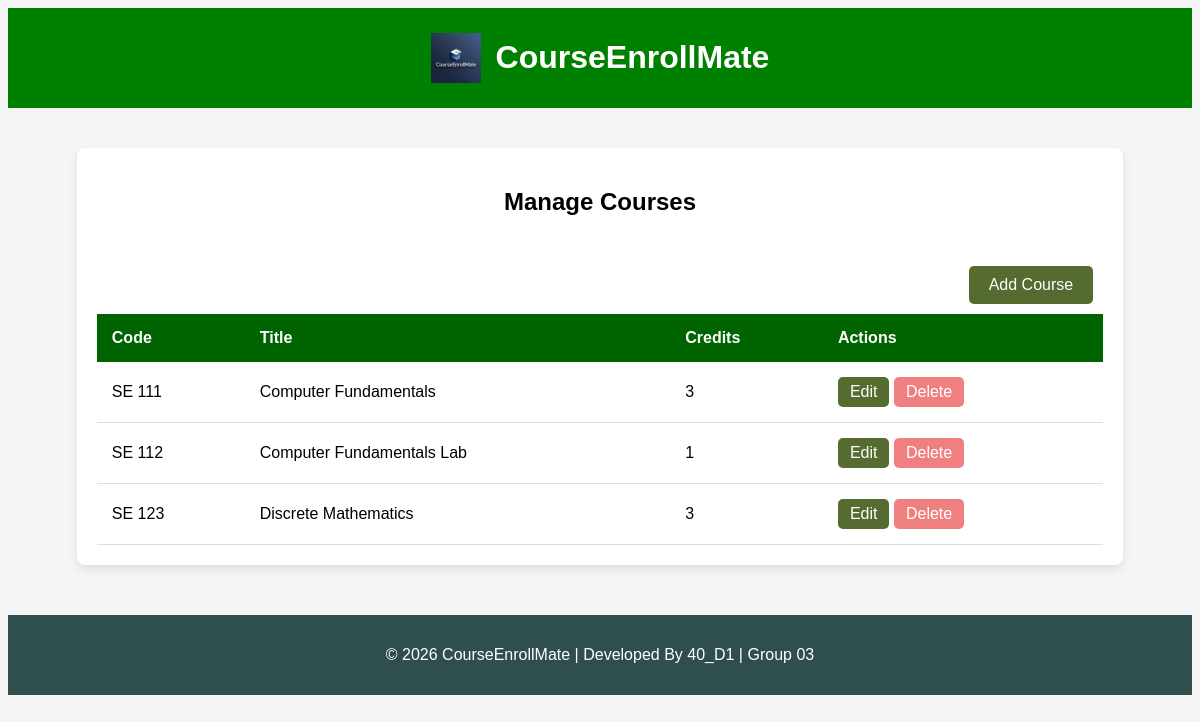
/manage_courses (signed in), run on an earlier commit of the app's database.
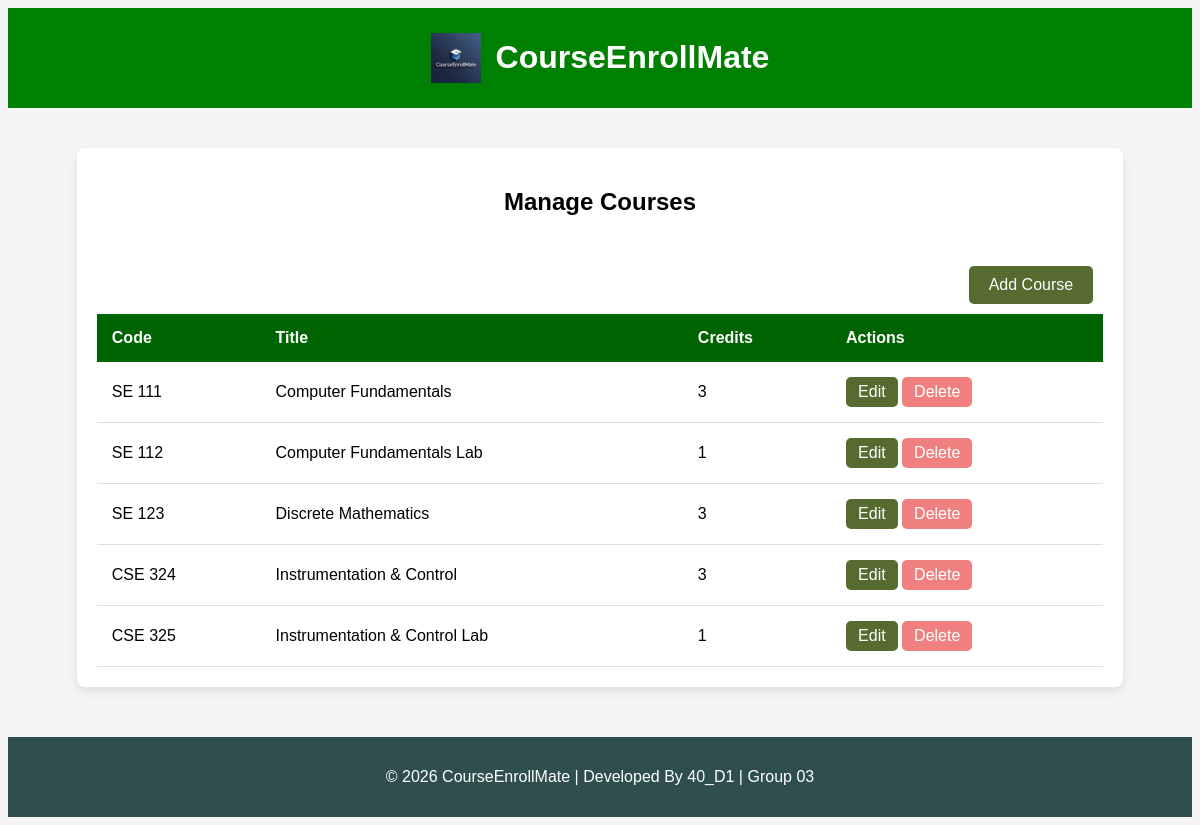
And on a later commit of the database.
### tables this page shows
CREATE TABLE courses (
    id INTEGER PRIMARY KEY AUTOINCREMENT,
    course_code TEXT UNIQUE NOT NULL,
    course_title TEXT NOT NULL,
    course_description TEXT,
    credit_hours INTEGER NOT NULL,
    created_at TIMESTAMP DEFAULT CURRENT_TIMESTAMP
);

### app.py (the view)
@app.route("/manage_courses")
@login_required
@role_required("admin")
def manage_courses():
    conn = get_db_connection()
    courses = conn.execute("SELECT * FROM courses").fetchall()
    conn.close()
    return render_template("manage_courses.html", courses=courses)

### app.py (called while the page is built)
def get_db_connection():
    conn = sqlite3.connect("courseenrollmate.db")
    conn.row_factory = sqlite3.Row
    conn.execute("PRAGMA foreign_keys = ON")
    return conn

### helper.py (called while the page is built)
def login_required(f):
    @wraps(f)
    def decorated_function(*args, **kwargs):
        if "username" not in session:
            return redirect("/login")
        return f(*args, **kwargs)
    return decorated_function

def role_required(role):
    def decorator(f):
        @wraps(f)
        def decorated_function(*args, **kwargs):
            if session.get("role") != role:
                return "403 Forbidden: Unauthorized access"
            return f(*args, **kwargs)
        return decorated_function
    return decorator

### templates/manage_courses.html
{% extends "base.html" %}
{% block body %}
<div class="table-container">
<h2>Manage Courses</h2>
<div class="actions" style="text-align: right;">
    <a href="/add_course">Add Course</a>
</div>
<table>
    <thead>
        <tr>
            <th>Code</th>
            <th>Title</th>
            <th>Credits</th>
            <th>Actions</th>
        </tr>
    </thead>
    <tbody>
{% for course in courses %}
    <tr>
        <td>{{ course["course_code"] }}</td>
        <td>{{ course["course_title"] }}</td>
        <td>{{ course["credit_hours"] }}</td>
        <td>
            <a href="/edit_course/{{ course['id'] }}" class="edit-btn">Edit</a>
            <a href="/delete_course/{{ course['id'] }}" class="delete-btn">Delete</a>
        </td>
    </tr>
{% endfor %}
    </tbody>
</table>
</div>
{% endblock %}

What changed in the data, as far as the page shows it:
added courses: course_code "CSE 324", course_title "Instrumentation & Control", credit_hours "3"
added courses: course_code "CSE 325", course_title "Instrumentation & Control Lab", credit_hours "1"
